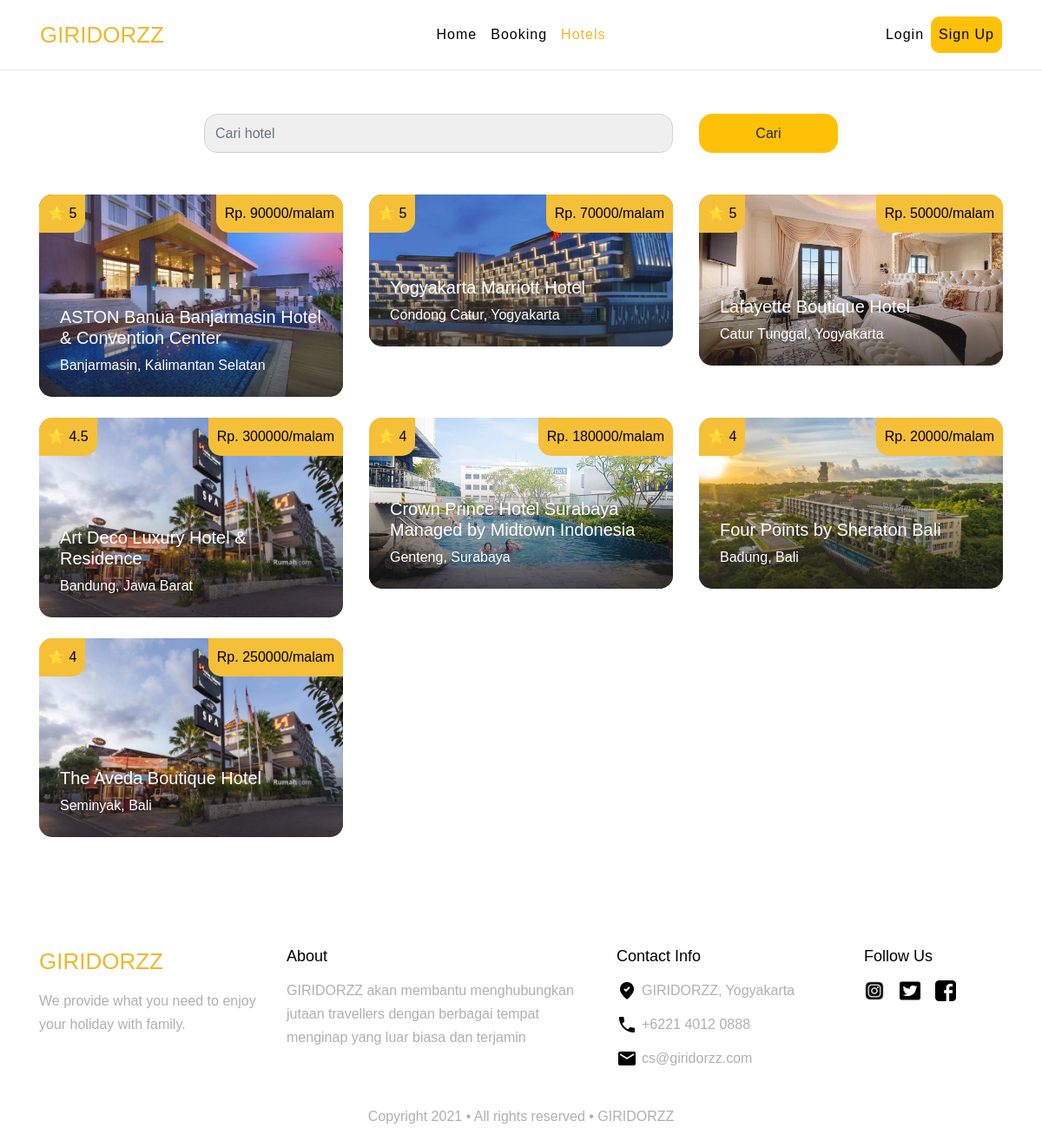
Page /daftar-hotel.php on the committed database.
### tables this page shows
CREATE TABLE `hotel` (
  `idHotel` int(11) NOT NULL,
  `namaHotel` varchar(255) NOT NULL,
  `kotaHotel` varchar(255) NOT NULL,
  `deskripsiHotel` text NOT NULL,
  `ratingHotel` varchar(30) NOT NULL
);

### daftar-hotel.php (the view, shortened to what this page needs)
<?php
require_once('header.php');
$hotel = mysqli_query($conn, "SELECT GROUP_CONCAT(imgurl.imageUrl) as img, hotel.*, (SELECT MIN(kamar.hargaKamar) FROM kamar WHERE kamar.hotelId=hotel.idHotel) as harga FROM imgUrl JOIN hotel ON imgUrl.hotelId=hotel.idHotel GROUP BY hotel.idHotel ORDER BY hotel.ratingHotel DESC");
$rows = [];
while ($data = mysqli_fetch_array($hotel)) {
    $rows[] = $data;
}
?>
<section class="container search-section">
    <form action="" method="POST">
    <div class="row justify-content-center">
        <div class="col-6">
            <input type="text" id="" class="form-control search-bar" placeholder="Cari hotel" name="keyword">
        </div>
        <div class="col-2">
            <button class="btn btn-warning search-button" type="submit" name="search">
                Cari
            </button>
        </div>
    </div>
    </form>
</section>
<main class="container my-5 daftar-hotel">
    <div class="row">
        <?php
        if (count($rows) > 0) {
            foreach ($rows as $hotel) {
                $image = explode(",", $hotel['img']);
        ?>
                <div class="col-4">
                    <div class="card-hotel">
                        <div class="rating"> ⭐ <?= $hotel['ratingHotel'] ?></div>
                        <div class="price">Rp. <?= (empty($hotel['harga'])) ? "100000" : $hotel['harga'] ?>/malam</div>
                        <a href="detail-hotel.php?id=<?= $hotel['idHotel'] ?>">
                            <img src="Assets/Images/hotel/<?= $image[0] ?>" alt="">
                            <div class="layer-shadow">
                                <h5><?= $hotel['namaHotel'] ?></h5>
                                <h7><?= $hotel['kotaHotel'] ?></h7>
                            </div>
                        </a>
                    </div>
                </div>
        <?php
            }
        } ?>
    </div>
</main>
<?php
require_once('footer.php');
?>

### header.php (shortened to what this page needs)
<!DOCTYPE html>
<html lang="en">
<head>
  <link rel="stylesheet" href="https://stackpath.bootstrapcdn.com/bootstrap/4.3.1/css/bootstrap.min.css">
  <link rel="stylesheet" href="./Assets/css/details.css" />
</head>
<body>
  <header>
    <nav class="navbar navbar-expand-lg navbar-light container">
      <a href="index.php" class="brand-text-wrapper">
        <span class="brand-text-icon">GIRIDORZZ</span>
      </a>
      <nav class="navbar-nav navbar-center">
        <a class="nav-link" href="index.php"> Home </a>
        <a class="nav-link" href="history.php"> Booking </a>
        <a class="nav-link active" href="daftar-hotel.php"> Hotels </a>
      </nav>
      <nav class="navbar navbar-nav" style="position: absolute; top: 0; right: 0">
        <?php if (!isset($_SESSION['logged_in'])) : ?>
          <a class="nav-link" href="login.php"> Login </a>
          <form action="register.php">
            <button class="btn btn-warning nav-link">Sign Up</button>
          </form>
        <?php endif; ?>
      </nav>
    </nav>
  </header>

### footer.php (shortened to what this page needs)
    <footer class="container">
      <div class="row" style="margin-top: 100px;">
        <div class="col-3"> <span class="brand-text-icon">GIRIDORZZ</span>
          <p class="p-footer">We provide what you need to enjoy your
            holiday with family.</p>
        </div>
        <div class="col-4">
          <span class="footer-title">About <p class="p-footer">GIRIDORZZ akan membantu menghubungkan jutaan
              travellers dengan
              berbagai tempat menginap yang luar biasa dan terjamin </p></span>
        </div>
        <div class="col-3">
          <span class="footer-title">Contact Info <div style="margin-top: 12px;"><img class="footer-icon" src=" ./Assets/Images/Icon/ic_round-where-to-vote.png" alt="location">
              <span class="p-footer" style="margin-top: 12px;">
                GIRIDORZZ, Yogyakarta
              </span>
            </div>
            <div style="margin-top: 12px;"><img class="footer-icon" src="./Assets/Images/Icon/ic_baseline-local-phone.png" alt="phone">
              <span class="p-footer">
                +6221 4012 0888</span>
            </div>
            <div style="margin-top: 12px;"><img class="footer-icon" src="./Assets/Images/Icon/ic_round-email.png" alt="phone">
              <span class="p-footer">
                cs@giridorzz.com</span>
            </div>
          </span>
        </div>
        <div class="col-2">
          <span class="footer-title">Follow Us
            <div style="margin-top: 12px;">
              <img class="footer-icon" src="./Assets/Images/Icon/uim_instagram-alt.png" alt="ig">
              <img class="footer-icon" style="margin-left: 12px;" src="./Assets/Images/Icon/fa-brands_twitter-square.png" alt="ig">
              <img class="footer-icon" style="margin-left: 12px;" src="./Assets/Images/Icon/brandico_facebook-rect.png" alt="ig">
            </div>
          </span>
        </div>
      </div>
      <p class="footer-last-text text-center">Copyright 2021 • All rights reserved • GIRIDORZZ</p>
    </footer>
</body>
</html>

### Assets/css/details.css (style rules this page uses)
* { font-family: "Poppins", sans-serif; color: #000000; }
.brand-text-icon { font-size: 26px; font-weight: 500; color: #f0b828; }
header { border-bottom: 1px solid #e5e5e5; width: 100%; position: relative; margin-bottom: 50px; }
.navbar { height: 80px; }
.navbar-nav.navbar-center { position: absolute; left: 50%; transform: translatex(-50%); }
.nav-link { letter-spacing: 1px; color: #000000 !important; padding-left: 1rem; padding-right: 1rem; }
button.nav-link { border-radius: 10px; }
.active { color: #f0b828 !important; font-style: normal; text-decoration: none !important; }
.search-section .search-bar { border-radius: 15px; height: 45px; background-color: #efefef !important; }
.search-section .search-button { border-radius: 15px; width: 100%; height: 45px; }
.card-hotel { width: 100%; max-height: 300px; background-color: #efefef; border-radius: 15px; position: relative; overflow: hidden; margin-bottom: 24px; }
.card-hotel .rating, .card-hotel .price { position: absolute; top: 0; background-color: #f5bf38; color: black; padding: 10px; }
.card-hotel .rating { left: 0; border-bottom-right-radius: 15px; }
.card-hotel .price { right: 0; border-bottom-left-radius: 15px; }
.card-hotel img { height: 100%; width: 100%; }
.card-hotel .layer-shadow { position: absolute; left: 0; bottom: 0; right: 0; color: white !important; padding: 24px; background: linear-gradient(#00000000, rgba(31, 29, 29, 0.664)); }
.card-hotel .layer-shadow :is(h1, h2, h3, h4, h5, h6, h7) { color: white; }
.p-footer { font-weight: 300; font-style: normal; font-size: 16px; line-height: 27px; color: #b0b0b0; margin-top: 12px; }
.footer-title { font-weight: 500; font-style: normal; font-size: 18px; line-height: 27px; }
.footer-icon { height: 24px; width: 24px; display: inline-block; }
.footer-last-text { font-weight: 300; font-size: 16px; line-height: 24px; margin-top: 42px; color: #b0b0b0; }

### rows in the picture
hotel: ratingHotel "5", harga "90000", shows a picture, namaHotel "ASTON Banua Banjarmasin Hotel & Convention Center", kotaHotel "Banjarmasin, Kalimantan Selatan"
hotel: ratingHotel "5", harga "70000", shows a picture, namaHotel "Yogyakarta Marriott Hotel", kotaHotel "Condong Catur, Yogyakarta"
hotel: ratingHotel "5", harga "50000", shows a picture, namaHotel "Lafayette Boutique Hotel", kotaHotel "Catur Tunggal, Yogyakarta"
hotel: ratingHotel "4.5", harga "300000", namaHotel "Art Deco Luxury Hotel & Residence", kotaHotel "Bandung, Jawa Barat"
hotel: ratingHotel "4", harga "180000", shows a picture, namaHotel "Crown Prince Hotel Surabaya Managed by Midtown Indonesia", kotaHotel "Genteng, Surabaya"
hotel: ratingHotel "4", harga "20000", shows a picture, namaHotel "Four Points by Sheraton Bali", kotaHotel "Badung, Bali"
hotel: ratingHotel "4", harga "250000", namaHotel "The Aveda Boutique Hotel", kotaHotel "Seminyak, Bali"
